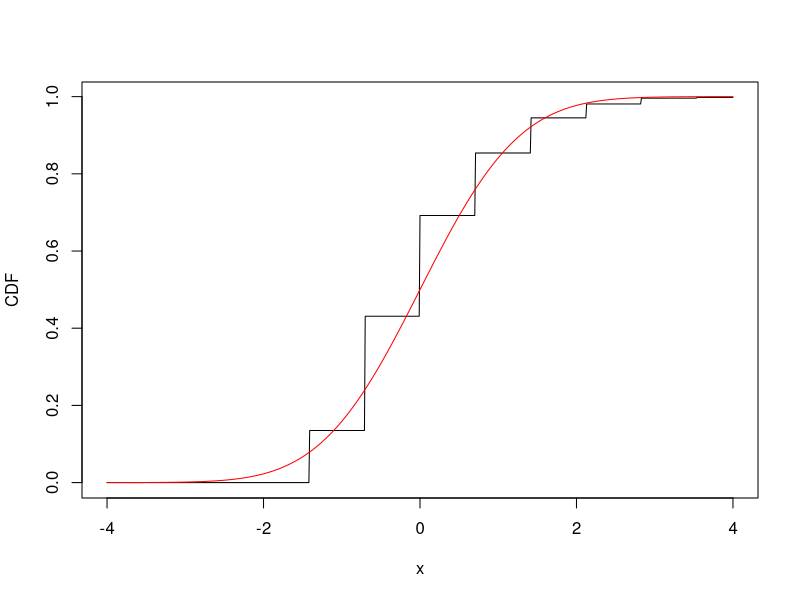
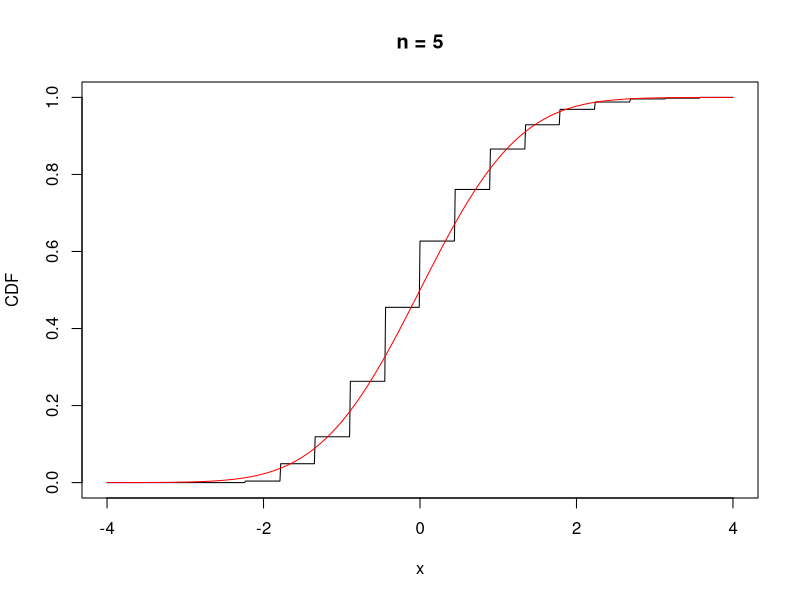
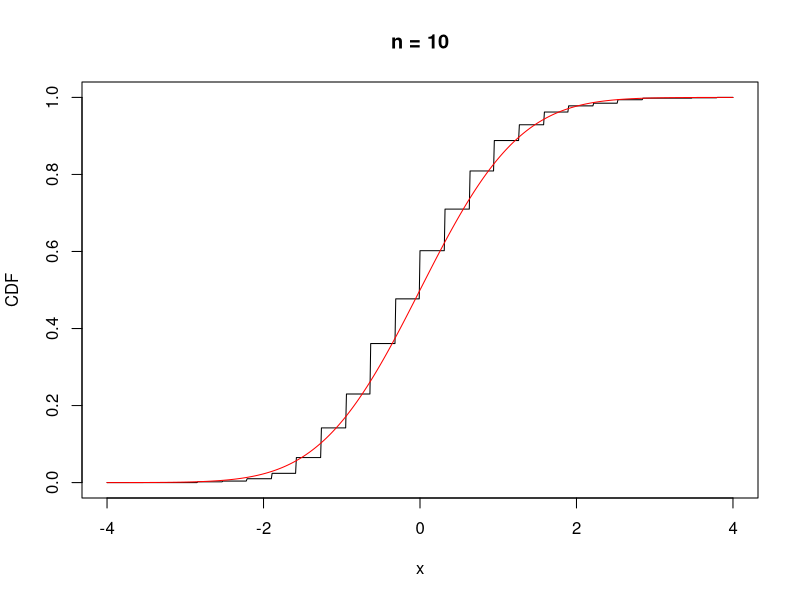
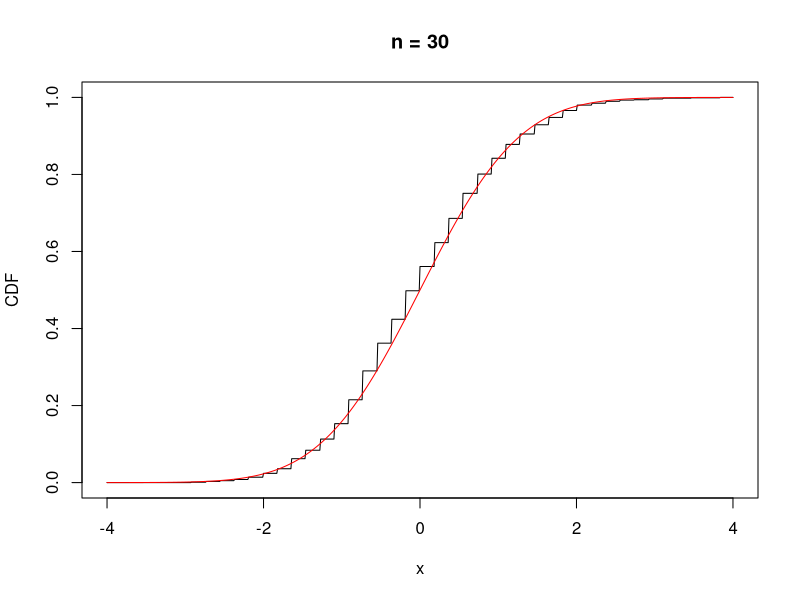
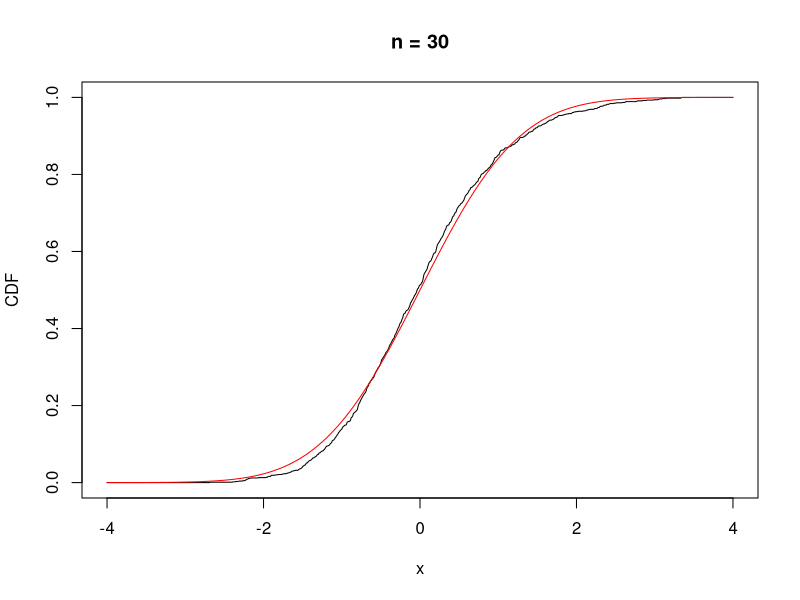

Generate these figures, in order, with R:
## ---- chunk 1
n <- 2
nsim <- 1000
means <- rep(NA, nsim)

for(i in 1:nsim){
  x <- rpois(n, 1)
  means[i] <- mean(x)
}

cdf_pts <- seq(-4, 4, 0.01)
plot(cdf_pts, ecdf(sqrt(n) * (means - 1) / sqrt(1))(cdf_pts), type="l", 
     xlab = "x", ylab = "CDF")
points(cdf_pts, pnorm(cdf_pts, mean=0, sd=1), type="l", col="red")
## ---- chunk 2
n <- 5
nsim <- 1000
means <- rep(NA, nsim)

for(i in 1:nsim){
  x <- rpois(n, 1)
  means[i] <- mean(x)
}

cdf_pts <- seq(-4, 4, 0.01)
plot(cdf_pts, ecdf(sqrt(n) * (means - 1) / sqrt(1))(cdf_pts), type="l", 
     xlab = "x", ylab = "CDF", main = "n = 5")
points(cdf_pts, pnorm(cdf_pts, mean=0, sd=1), type="l", col="red")
## ---- chunk 3
n <- 10
nsim <- 1000
means <- rep(NA, nsim)

for(i in 1:nsim){
  x <- rpois(n, 1)
  means[i] <- mean(x)
}

cdf_pts <- seq(-4, 4, 0.01)
plot(cdf_pts, ecdf(sqrt(n) * (means - 1) / sqrt(1))(cdf_pts), type="l", 
     xlab = "x", ylab = "CDF", main = "n = 10")
points(cdf_pts, pnorm(cdf_pts, mean=0, sd=1), type="l", col="red")
## ---- chunk 4
n <- 30
nsim <- 1000
means <- rep(NA, nsim)

for(i in 1:nsim){
  x <- rpois(n, 1)
  means[i] <- mean(x)
}

cdf_pts <- seq(-4, 4, 0.01)
plot(cdf_pts, ecdf(sqrt(n) * (means - 1) / sqrt(1))(cdf_pts), type="l", 
     xlab = "x", ylab = "CDF", main = "n = 30")
points(cdf_pts, pnorm(cdf_pts, mean=0, sd=1), type="l", col="red")
## ---- chunk 5
n <- 30
nsim <- 1000
means <- rep(NA, nsim)

for(i in 1:nsim){
  x <- rexp(n, 1)
  means[i] <- mean(x)
}

cdf_pts <- seq(-4, 4, 0.01)
plot(cdf_pts, ecdf(sqrt(n) * (means - 1) / sqrt(1))(cdf_pts), type="l", 
     xlab = "x", ylab = "CDF", main = "n = 30")
points(cdf_pts, pnorm(cdf_pts, mean=0, sd=1), type="l", col="red")
